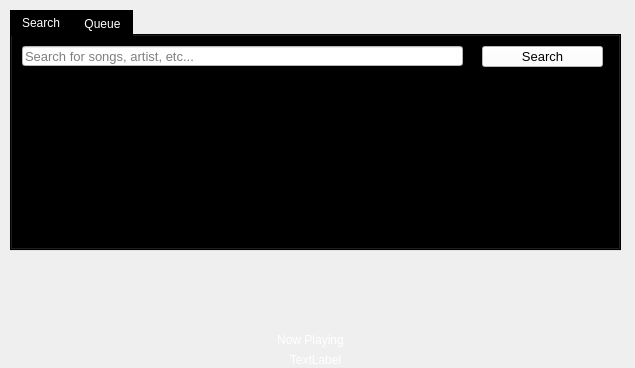
<?xml version="1.0" encoding="UTF-8"?>
<ui version="4.0">
 <class>SpotifyWidget</class>
 <widget class="QWidget" name="SpotifyWidget">
  <property name="geometry">
   <rect>
    <x>0</x>
    <y>0</y>
    <width>635</width>
    <height>368</height>
   </rect>
  </property>
  <property name="windowTitle">
   <string>Spotify</string>
  </property>
  <property name="styleSheet">
   <string notr="true">color: rgb(255, 255, 255);</string>
  </property>
  <widget class="QTabWidget" name="spotifyTabWidget">
   <property name="geometry">
    <rect>
     <x>10</x>
     <y>10</y>
     <width>611</width>
     <height>241</height>
    </rect>
   </property>
   <property name="styleSheet">
    <string notr="true">QListWidget{
color: rgb(255, 255, 255);
background-color: rgb(0, 0, 0);
}

QLineEdit{
color: rgb(0, 0, 0);
}

QTabWidget{
color: rgb(255, 255, 255);
background-color: rgb(0, 0, 0);
}

QListWidget{
color: rgb(255, 255, 255);
background-color: rgb(0, 0, 0);
}

QLineEdit{
color: rgb(0, 0, 0);
}

QTabBar:Tab{
color: rgb(255, 255, 255);
background-color: rgb(0, 0, 0);
}

</string>
   </property>
   <property name="currentIndex">
    <number>0</number>
   </property>
   <widget class="QWidget" name="spotifySearchTab">
    <attribute name="title">
     <string>Search</string>
    </attribute>
    <attribute name="toolTip">
     <string>Search for songs, artists, playlist, etc...</string>
    </attribute>
    <widget class="QLineEdit" name="spotifySearchInputField">
     <property name="geometry">
      <rect>
       <x>10</x>
       <y>10</y>
       <width>441</width>
       <height>20</height>
      </rect>
     </property>
     <property name="font">
      <font>
       <family>Tahoma</family>
       <pointsize>10</pointsize>
      </font>
     </property>
     <property name="styleSheet">
      <string notr="true">background-color: rgb(255, 255, 255);
color: rgb(0, 0, 0);</string>
     </property>
     <property name="placeholderText">
      <string>Search for songs, artist, etc...</string>
     </property>
    </widget>
    <widget class="QListWidget" name="spotifySearchResultsField">
     <property name="geometry">
      <rect>
       <x>10</x>
       <y>40</y>
       <width>581</width>
       <height>161</height>
      </rect>
     </property>
     <property name="font">
      <font>
       <family>Tahoma</family>
       <pointsize>10</pointsize>
      </font>
     </property>
     <property name="styleSheet">
      <string notr="true">color: rgb(255, 255, 255);</string>
     </property>
    </widget>
    <widget class="QPushButton" name="spotifySearchButton">
     <property name="geometry">
      <rect>
       <x>470</x>
       <y>10</y>
       <width>121</width>
       <height>21</height>
      </rect>
     </property>
     <property name="font">
      <font>
       <family>Tahoma</family>
       <pointsize>10</pointsize>
      </font>
     </property>
     <property name="styleSheet">
      <string notr="true">background-color: rgb(255, 255, 255);
color: rgb(0, 0, 0);</string>
     </property>
     <property name="text">
      <string>Search</string>
     </property>
    </widget>
   </widget>
   <widget class="QWidget" name="spotifyQueueTab">
    <attribute name="title">
     <string>Queue</string>
    </attribute>
    <attribute name="toolTip">
     <string>View current queue</string>
    </attribute>
    <widget class="QListWidget" name="spotifyQueueField">
     <property name="geometry">
      <rect>
       <x>10</x>
       <y>10</y>
       <width>581</width>
       <height>211</height>
      </rect>
     </property>
    </widget>
   </widget>
  </widget>
  <widget class="QPushButton" name="spotifyPlayPauseButton">
   <property name="geometry">
    <rect>
     <x>290</x>
     <y>260</y>
     <width>50</width>
     <height>50</height>
    </rect>
   </property>
   <property name="font">
    <font>
     <family>Tahoma</family>
     <pointsize>10</pointsize>
    </font>
   </property>
   <property name="styleSheet">
    <string notr="true">QPushButton{
background-image: url(:/images/images/play-button.png);
border-radius:50px;
max-width:50px;
max-height:50px;
min-width:48px;
min-height:48px;
}

QPushButton:pressed {
    border-style: inset;
    background: qradialgradient(
        cx: 0.4, cy: -0.1, fx: 0.4, fy: -0.1,
        radius: 1.35, stop: 0, stop: 1
        );
    }</string>
   </property>
   <property name="text">
    <string/>
   </property>
  </widget>
  <widget class="QPushButton" name="spotifyNextButton">
   <property name="geometry">
    <rect>
     <x>430</x>
     <y>260</y>
     <width>50</width>
     <height>48</height>
    </rect>
   </property>
   <property name="font">
    <font>
     <family>Tahoma</family>
     <pointsize>10</pointsize>
    </font>
   </property>
   <property name="styleSheet">
    <string notr="true">QPushButton{
background-image: url(:/images/images/next-button.png);
border-radius:50px;
max-width:50px;
max-height:50px;
min-width:48px;
min-height:48px;
}

QPushButton:pressed {
    border-style: inset;
    background: qradialgradient(
        cx: 0.4, cy: -0.1, fx: 0.4, fy: -0.1,
        radius: 1.35, stop: 0, stop: 1
        );
    }</string>
   </property>
   <property name="text">
    <string/>
   </property>
  </widget>
  <widget class="QPushButton" name="spotifyPreviousButton">
   <property name="geometry">
    <rect>
     <x>150</x>
     <y>260</y>
     <width>50</width>
     <height>48</height>
    </rect>
   </property>
   <property name="font">
    <font>
     <family>Tahoma</family>
     <pointsize>10</pointsize>
    </font>
   </property>
   <property name="styleSheet">
    <string notr="true">QPushButton{
background-image: url(:/images/images/previous-button.png);
border-radius:50px;
max-width:50px;
max-height:50px;
min-width:48px;
min-height:48px;
}

QPushButton:pressed {
    border-style: inset;
    background: qradialgradient(
        cx: 0.4, cy: -0.1, fx: 0.4, fy: -0.1,
        radius: 1.35, stop: 0, stop: 1
        );
    }</string>
   </property>
   <property name="text">
    <string/>
   </property>
  </widget>
  <widget class="QLabel" name="currentlyPlayingLabel">
   <property name="geometry">
    <rect>
     <x>150</x>
     <y>350</y>
     <width>331</width>
     <height>20</height>
    </rect>
   </property>
   <property name="text">
    <string>TextLabel</string>
   </property>
   <property name="alignment">
    <set>Qt::AlignCenter</set>
   </property>
  </widget>
  <widget class="QLabel" name="currentlyPlayingLabel_2">
   <property name="geometry">
    <rect>
     <x>260</x>
     <y>330</y>
     <width>101</width>
     <height>20</height>
    </rect>
   </property>
   <property name="text">
    <string>Now Playing</string>
   </property>
   <property name="alignment">
    <set>Qt::AlignCenter</set>
   </property>
  </widget>
 </widget>
 <resources>
  <include location="spotifyWidgetResource.qrc"/>
 </resources>
 <connections/>
</ui>
